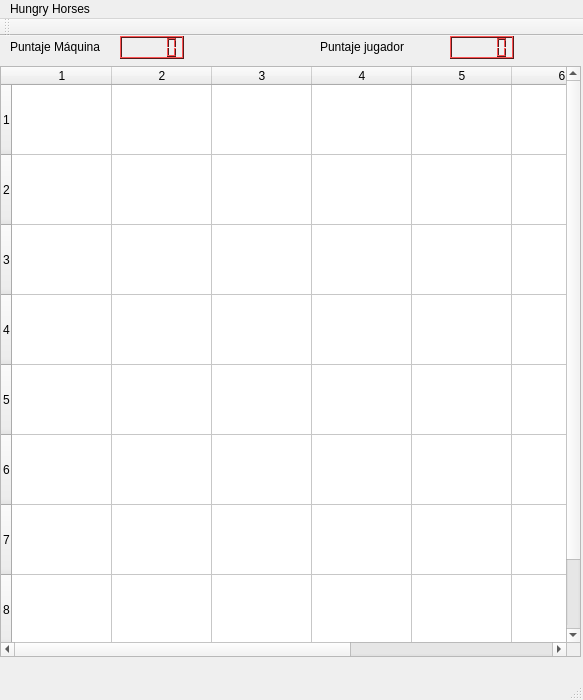
<?xml version="1.0" encoding="UTF-8"?>
<ui version="4.0">
 <class>MainWindow</class>
 <widget class="QMainWindow" name="MainWindow">
  <property name="geometry">
   <rect>
    <x>0</x>
    <y>0</y>
    <width>583</width>
    <height>700</height>
   </rect>
  </property>
  <property name="minimumSize">
   <size>
    <width>550</width>
    <height>700</height>
   </size>
  </property>
  <property name="maximumSize">
   <size>
    <width>600</width>
    <height>700</height>
   </size>
  </property>
  <property name="windowTitle">
   <string>MainWindow</string>
  </property>
  <widget class="QWidget" name="centralWidget">
   <widget class="QLCDNumber" name="puntajeMaquina">
    <property name="geometry">
     <rect>
      <x>120</x>
      <y>0</y>
      <width>64</width>
      <height>23</height>
     </rect>
    </property>
    <property name="palette">
     <palette>
      <active>
       <colorrole role="WindowText">
        <brush brushstyle="SolidPattern">
         <color alpha="255">
          <red>0</red>
          <green>0</green>
          <blue>0</blue>
         </color>
        </brush>
       </colorrole>
       <colorrole role="Button">
        <brush brushstyle="SolidPattern">
         <color alpha="255">
          <red>171</red>
          <green>55</green>
          <blue>55</blue>
         </color>
        </brush>
       </colorrole>
       <colorrole role="Light">
        <brush brushstyle="SolidPattern">
         <color alpha="255">
          <red>255</red>
          <green>83</green>
          <blue>83</blue>
         </color>
        </brush>
       </colorrole>
       <colorrole role="Midlight">
        <brush brushstyle="SolidPattern">
         <color alpha="255">
          <red>213</red>
          <green>69</green>
          <blue>69</blue>
         </color>
        </brush>
       </colorrole>
       <colorrole role="Dark">
        <brush brushstyle="SolidPattern">
         <color alpha="255">
          <red>85</red>
          <green>27</green>
          <blue>27</blue>
         </color>
        </brush>
       </colorrole>
       <colorrole role="Mid">
        <brush brushstyle="SolidPattern">
         <color alpha="255">
          <red>114</red>
          <green>36</green>
          <blue>36</blue>
         </color>
        </brush>
       </colorrole>
       <colorrole role="Text">
        <brush brushstyle="SolidPattern">
         <color alpha="255">
          <red>0</red>
          <green>0</green>
          <blue>0</blue>
         </color>
        </brush>
       </colorrole>
       <colorrole role="BrightText">
        <brush brushstyle="SolidPattern">
         <color alpha="255">
          <red>255</red>
          <green>255</green>
          <blue>255</blue>
         </color>
        </brush>
       </colorrole>
       <colorrole role="ButtonText">
        <brush brushstyle="SolidPattern">
         <color alpha="255">
          <red>0</red>
          <green>0</green>
          <blue>0</blue>
         </color>
        </brush>
       </colorrole>
       <colorrole role="Base">
        <brush brushstyle="SolidPattern">
         <color alpha="255">
          <red>255</red>
          <green>255</green>
          <blue>255</blue>
         </color>
        </brush>
       </colorrole>
       <colorrole role="Window">
        <brush brushstyle="SolidPattern">
         <color alpha="255">
          <red>171</red>
          <green>55</green>
          <blue>55</blue>
         </color>
        </brush>
       </colorrole>
       <colorrole role="Shadow">
        <brush brushstyle="SolidPattern">
         <color alpha="255">
          <red>0</red>
          <green>0</green>
          <blue>0</blue>
         </color>
        </brush>
       </colorrole>
       <colorrole role="AlternateBase">
        <brush brushstyle="SolidPattern">
         <color alpha="255">
          <red>213</red>
          <green>155</green>
          <blue>155</blue>
         </color>
        </brush>
       </colorrole>
       <colorrole role="ToolTipBase">
        <brush brushstyle="SolidPattern">
         <color alpha="255">
          <red>255</red>
          <green>255</green>
          <blue>220</blue>
         </color>
        </brush>
       </colorrole>
       <colorrole role="ToolTipText">
        <brush brushstyle="SolidPattern">
         <color alpha="255">
          <red>0</red>
          <green>0</green>
          <blue>0</blue>
         </color>
        </brush>
       </colorrole>
      </active>
      <inactive>
       <colorrole role="WindowText">
        <brush brushstyle="SolidPattern">
         <color alpha="255">
          <red>0</red>
          <green>0</green>
          <blue>0</blue>
         </color>
        </brush>
       </colorrole>
       <colorrole role="Button">
        <brush brushstyle="SolidPattern">
         <color alpha="255">
          <red>171</red>
          <green>55</green>
          <blue>55</blue>
         </color>
        </brush>
       </colorrole>
       <colorrole role="Light">
        <brush brushstyle="SolidPattern">
         <color alpha="255">
          <red>255</red>
          <green>83</green>
          <blue>83</blue>
         </color>
        </brush>
       </colorrole>
       <colorrole role="Midlight">
        <brush brushstyle="SolidPattern">
         <color alpha="255">
          <red>213</red>
          <green>69</green>
          <blue>69</blue>
         </color>
        </brush>
       </colorrole>
       <colorrole role="Dark">
        <brush brushstyle="SolidPattern">
         <color alpha="255">
          <red>85</red>
          <green>27</green>
          <blue>27</blue>
         </color>
        </brush>
       </colorrole>
       <colorrole role="Mid">
        <brush brushstyle="SolidPattern">
         <color alpha="255">
          <red>114</red>
          <green>36</green>
          <blue>36</blue>
         </color>
        </brush>
       </colorrole>
       <colorrole role="Text">
        <brush brushstyle="SolidPattern">
         <color alpha="255">
          <red>0</red>
          <green>0</green>
          <blue>0</blue>
         </color>
        </brush>
       </colorrole>
       <colorrole role="BrightText">
        <brush brushstyle="SolidPattern">
         <color alpha="255">
          <red>255</red>
          <green>255</green>
          <blue>255</blue>
         </color>
        </brush>
       </colorrole>
       <colorrole role="ButtonText">
        <brush brushstyle="SolidPattern">
         <color alpha="255">
          <red>0</red>
          <green>0</green>
          <blue>0</blue>
         </color>
        </brush>
       </colorrole>
       <colorrole role="Base">
        <brush brushstyle="SolidPattern">
         <color alpha="255">
          <red>255</red>
          <green>255</green>
          <blue>255</blue>
         </color>
        </brush>
       </colorrole>
       <colorrole role="Window">
        <brush brushstyle="SolidPattern">
         <color alpha="255">
          <red>171</red>
          <green>55</green>
          <blue>55</blue>
         </color>
        </brush>
       </colorrole>
       <colorrole role="Shadow">
        <brush brushstyle="SolidPattern">
         <color alpha="255">
          <red>0</red>
          <green>0</green>
          <blue>0</blue>
         </color>
        </brush>
       </colorrole>
       <colorrole role="AlternateBase">
        <brush brushstyle="SolidPattern">
         <color alpha="255">
          <red>213</red>
          <green>155</green>
          <blue>155</blue>
         </color>
        </brush>
       </colorrole>
       <colorrole role="ToolTipBase">
        <brush brushstyle="SolidPattern">
         <color alpha="255">
          <red>255</red>
          <green>255</green>
          <blue>220</blue>
         </color>
        </brush>
       </colorrole>
       <colorrole role="ToolTipText">
        <brush brushstyle="SolidPattern">
         <color alpha="255">
          <red>0</red>
          <green>0</green>
          <blue>0</blue>
         </color>
        </brush>
       </colorrole>
      </inactive>
      <disabled>
       <colorrole role="WindowText">
        <brush brushstyle="SolidPattern">
         <color alpha="255">
          <red>85</red>
          <green>27</green>
          <blue>27</blue>
         </color>
        </brush>
       </colorrole>
       <colorrole role="Button">
        <brush brushstyle="SolidPattern">
         <color alpha="255">
          <red>171</red>
          <green>55</green>
          <blue>55</blue>
         </color>
        </brush>
       </colorrole>
       <colorrole role="Light">
        <brush brushstyle="SolidPattern">
         <color alpha="255">
          <red>255</red>
          <green>83</green>
          <blue>83</blue>
         </color>
        </brush>
       </colorrole>
       <colorrole role="Midlight">
        <brush brushstyle="SolidPattern">
         <color alpha="255">
          <red>213</red>
          <green>69</green>
          <blue>69</blue>
         </color>
        </brush>
       </colorrole>
       <colorrole role="Dark">
        <brush brushstyle="SolidPattern">
         <color alpha="255">
          <red>85</red>
          <green>27</green>
          <blue>27</blue>
         </color>
        </brush>
       </colorrole>
       <colorrole role="Mid">
        <brush brushstyle="SolidPattern">
         <color alpha="255">
          <red>114</red>
          <green>36</green>
          <blue>36</blue>
         </color>
        </brush>
       </colorrole>
       <colorrole role="Text">
        <brush brushstyle="SolidPattern">
         <color alpha="255">
          <red>85</red>
          <green>27</green>
          <blue>27</blue>
         </color>
        </brush>
       </colorrole>
       <colorrole role="BrightText">
        <brush brushstyle="SolidPattern">
         <color alpha="255">
          <red>255</red>
          <green>255</green>
          <blue>255</blue>
         </color>
        </brush>
       </colorrole>
       <colorrole role="ButtonText">
        <brush brushstyle="SolidPattern">
         <color alpha="255">
          <red>85</red>
          <green>27</green>
          <blue>27</blue>
         </color>
        </brush>
       </colorrole>
       <colorrole role="Base">
        <brush brushstyle="SolidPattern">
         <color alpha="255">
          <red>171</red>
          <green>55</green>
          <blue>55</blue>
         </color>
        </brush>
       </colorrole>
       <colorrole role="Window">
        <brush brushstyle="SolidPattern">
         <color alpha="255">
          <red>171</red>
          <green>55</green>
          <blue>55</blue>
         </color>
        </brush>
       </colorrole>
       <colorrole role="Shadow">
        <brush brushstyle="SolidPattern">
         <color alpha="255">
          <red>0</red>
          <green>0</green>
          <blue>0</blue>
         </color>
        </brush>
       </colorrole>
       <colorrole role="AlternateBase">
        <brush brushstyle="SolidPattern">
         <color alpha="255">
          <red>171</red>
          <green>55</green>
          <blue>55</blue>
         </color>
        </brush>
       </colorrole>
       <colorrole role="ToolTipBase">
        <brush brushstyle="SolidPattern">
         <color alpha="255">
          <red>255</red>
          <green>255</green>
          <blue>220</blue>
         </color>
        </brush>
       </colorrole>
       <colorrole role="ToolTipText">
        <brush brushstyle="SolidPattern">
         <color alpha="255">
          <red>0</red>
          <green>0</green>
          <blue>0</blue>
         </color>
        </brush>
       </colorrole>
      </disabled>
     </palette>
    </property>
    <property name="intValue" stdset="0">
     <number>0</number>
    </property>
   </widget>
   <widget class="QLCDNumber" name="puntajeJugador">
    <property name="geometry">
     <rect>
      <x>450</x>
      <y>0</y>
      <width>64</width>
      <height>23</height>
     </rect>
    </property>
    <property name="palette">
     <palette>
      <active>
       <colorrole role="WindowText">
        <brush brushstyle="SolidPattern">
         <color alpha="255">
          <red>0</red>
          <green>0</green>
          <blue>0</blue>
         </color>
        </brush>
       </colorrole>
       <colorrole role="Button">
        <brush brushstyle="SolidPattern">
         <color alpha="255">
          <red>170</red>
          <green>55</green>
          <blue>55</blue>
         </color>
        </brush>
       </colorrole>
       <colorrole role="Light">
        <brush brushstyle="SolidPattern">
         <color alpha="255">
          <red>255</red>
          <green>82</green>
          <blue>82</blue>
         </color>
        </brush>
       </colorrole>
       <colorrole role="Midlight">
        <brush brushstyle="SolidPattern">
         <color alpha="255">
          <red>212</red>
          <green>68</green>
          <blue>68</blue>
         </color>
        </brush>
       </colorrole>
       <colorrole role="Dark">
        <brush brushstyle="SolidPattern">
         <color alpha="255">
          <red>85</red>
          <green>27</green>
          <blue>27</blue>
         </color>
        </brush>
       </colorrole>
       <colorrole role="Mid">
        <brush brushstyle="SolidPattern">
         <color alpha="255">
          <red>113</red>
          <green>36</green>
          <blue>36</blue>
         </color>
        </brush>
       </colorrole>
       <colorrole role="Text">
        <brush brushstyle="SolidPattern">
         <color alpha="255">
          <red>0</red>
          <green>0</green>
          <blue>0</blue>
         </color>
        </brush>
       </colorrole>
       <colorrole role="BrightText">
        <brush brushstyle="SolidPattern">
         <color alpha="255">
          <red>255</red>
          <green>255</green>
          <blue>255</blue>
         </color>
        </brush>
       </colorrole>
       <colorrole role="ButtonText">
        <brush brushstyle="SolidPattern">
         <color alpha="255">
          <red>0</red>
          <green>0</green>
          <blue>0</blue>
         </color>
        </brush>
       </colorrole>
       <colorrole role="Base">
        <brush brushstyle="SolidPattern">
         <color alpha="255">
          <red>255</red>
          <green>255</green>
          <blue>255</blue>
         </color>
        </brush>
       </colorrole>
       <colorrole role="Window">
        <brush brushstyle="SolidPattern">
         <color alpha="255">
          <red>170</red>
          <green>55</green>
          <blue>55</blue>
         </color>
        </brush>
       </colorrole>
       <colorrole role="Shadow">
        <brush brushstyle="SolidPattern">
         <color alpha="255">
          <red>0</red>
          <green>0</green>
          <blue>0</blue>
         </color>
        </brush>
       </colorrole>
       <colorrole role="AlternateBase">
        <brush brushstyle="SolidPattern">
         <color alpha="255">
          <red>212</red>
          <green>155</green>
          <blue>155</blue>
         </color>
        </brush>
       </colorrole>
       <colorrole role="ToolTipBase">
        <brush brushstyle="SolidPattern">
         <color alpha="255">
          <red>255</red>
          <green>255</green>
          <blue>220</blue>
         </color>
        </brush>
       </colorrole>
       <colorrole role="ToolTipText">
        <brush brushstyle="SolidPattern">
         <color alpha="255">
          <red>0</red>
          <green>0</green>
          <blue>0</blue>
         </color>
        </brush>
       </colorrole>
      </active>
      <inactive>
       <colorrole role="WindowText">
        <brush brushstyle="SolidPattern">
         <color alpha="255">
          <red>0</red>
          <green>0</green>
          <blue>0</blue>
         </color>
        </brush>
       </colorrole>
       <colorrole role="Button">
        <brush brushstyle="SolidPattern">
         <color alpha="255">
          <red>170</red>
          <green>55</green>
          <blue>55</blue>
         </color>
        </brush>
       </colorrole>
       <colorrole role="Light">
        <brush brushstyle="SolidPattern">
         <color alpha="255">
          <red>255</red>
          <green>82</green>
          <blue>82</blue>
         </color>
        </brush>
       </colorrole>
       <colorrole role="Midlight">
        <brush brushstyle="SolidPattern">
         <color alpha="255">
          <red>212</red>
          <green>68</green>
          <blue>68</blue>
         </color>
        </brush>
       </colorrole>
       <colorrole role="Dark">
        <brush brushstyle="SolidPattern">
         <color alpha="255">
          <red>85</red>
          <green>27</green>
          <blue>27</blue>
         </color>
        </brush>
       </colorrole>
       <colorrole role="Mid">
        <brush brushstyle="SolidPattern">
         <color alpha="255">
          <red>113</red>
          <green>36</green>
          <blue>36</blue>
         </color>
        </brush>
       </colorrole>
       <colorrole role="Text">
        <brush brushstyle="SolidPattern">
         <color alpha="255">
          <red>0</red>
          <green>0</green>
          <blue>0</blue>
         </color>
        </brush>
       </colorrole>
       <colorrole role="BrightText">
        <brush brushstyle="SolidPattern">
         <color alpha="255">
          <red>255</red>
          <green>255</green>
          <blue>255</blue>
         </color>
        </brush>
       </colorrole>
       <colorrole role="ButtonText">
        <brush brushstyle="SolidPattern">
         <color alpha="255">
          <red>0</red>
          <green>0</green>
          <blue>0</blue>
         </color>
        </brush>
       </colorrole>
       <colorrole role="Base">
        <brush brushstyle="SolidPattern">
         <color alpha="255">
          <red>255</red>
          <green>255</green>
          <blue>255</blue>
         </color>
        </brush>
       </colorrole>
       <colorrole role="Window">
        <brush brushstyle="SolidPattern">
         <color alpha="255">
          <red>170</red>
          <green>55</green>
          <blue>55</blue>
         </color>
        </brush>
       </colorrole>
       <colorrole role="Shadow">
        <brush brushstyle="SolidPattern">
         <color alpha="255">
          <red>0</red>
          <green>0</green>
          <blue>0</blue>
         </color>
        </brush>
       </colorrole>
       <colorrole role="AlternateBase">
        <brush brushstyle="SolidPattern">
         <color alpha="255">
          <red>212</red>
          <green>155</green>
          <blue>155</blue>
         </color>
        </brush>
       </colorrole>
       <colorrole role="ToolTipBase">
        <brush brushstyle="SolidPattern">
         <color alpha="255">
          <red>255</red>
          <green>255</green>
          <blue>220</blue>
         </color>
        </brush>
       </colorrole>
       <colorrole role="ToolTipText">
        <brush brushstyle="SolidPattern">
         <color alpha="255">
          <red>0</red>
          <green>0</green>
          <blue>0</blue>
         </color>
        </brush>
       </colorrole>
      </inactive>
      <disabled>
       <colorrole role="WindowText">
        <brush brushstyle="SolidPattern">
         <color alpha="255">
          <red>85</red>
          <green>27</green>
          <blue>27</blue>
         </color>
        </brush>
       </colorrole>
       <colorrole role="Button">
        <brush brushstyle="SolidPattern">
         <color alpha="255">
          <red>170</red>
          <green>55</green>
          <blue>55</blue>
         </color>
        </brush>
       </colorrole>
       <colorrole role="Light">
        <brush brushstyle="SolidPattern">
         <color alpha="255">
          <red>255</red>
          <green>82</green>
          <blue>82</blue>
         </color>
        </brush>
       </colorrole>
       <colorrole role="Midlight">
        <brush brushstyle="SolidPattern">
         <color alpha="255">
          <red>212</red>
          <green>68</green>
          <blue>68</blue>
         </color>
        </brush>
       </colorrole>
       <colorrole role="Dark">
        <brush brushstyle="SolidPattern">
         <color alpha="255">
          <red>85</red>
          <green>27</green>
          <blue>27</blue>
         </color>
        </brush>
       </colorrole>
       <colorrole role="Mid">
        <brush brushstyle="SolidPattern">
         <color alpha="255">
          <red>113</red>
          <green>36</green>
          <blue>36</blue>
         </color>
        </brush>
       </colorrole>
       <colorrole role="Text">
        <brush brushstyle="SolidPattern">
         <color alpha="255">
          <red>85</red>
          <green>27</green>
          <blue>27</blue>
         </color>
        </brush>
       </colorrole>
       <colorrole role="BrightText">
        <brush brushstyle="SolidPattern">
         <color alpha="255">
          <red>255</red>
          <green>255</green>
          <blue>255</blue>
         </color>
        </brush>
       </colorrole>
       <colorrole role="ButtonText">
        <brush brushstyle="SolidPattern">
         <color alpha="255">
          <red>85</red>
          <green>27</green>
          <blue>27</blue>
         </color>
        </brush>
       </colorrole>
       <colorrole role="Base">
        <brush brushstyle="SolidPattern">
         <color alpha="255">
          <red>170</red>
          <green>55</green>
          <blue>55</blue>
         </color>
        </brush>
       </colorrole>
       <colorrole role="Window">
        <brush brushstyle="SolidPattern">
         <color alpha="255">
          <red>170</red>
          <green>55</green>
          <blue>55</blue>
         </color>
        </brush>
       </colorrole>
       <colorrole role="Shadow">
        <brush brushstyle="SolidPattern">
         <color alpha="255">
          <red>0</red>
          <green>0</green>
          <blue>0</blue>
         </color>
        </brush>
       </colorrole>
       <colorrole role="AlternateBase">
        <brush brushstyle="SolidPattern">
         <color alpha="255">
          <red>170</red>
          <green>55</green>
          <blue>55</blue>
         </color>
        </brush>
       </colorrole>
       <colorrole role="ToolTipBase">
        <brush brushstyle="SolidPattern">
         <color alpha="255">
          <red>255</red>
          <green>255</green>
          <blue>220</blue>
         </color>
        </brush>
       </colorrole>
       <colorrole role="ToolTipText">
        <brush brushstyle="SolidPattern">
         <color alpha="255">
          <red>0</red>
          <green>0</green>
          <blue>0</blue>
         </color>
        </brush>
       </colorrole>
      </disabled>
     </palette>
    </property>
   </widget>
   <widget class="QLabel" name="label">
    <property name="geometry">
     <rect>
      <x>10</x>
      <y>0</y>
      <width>111</width>
      <height>21</height>
     </rect>
    </property>
    <property name="text">
     <string>Puntaje Máquina</string>
    </property>
   </widget>
   <widget class="QLabel" name="nickJugador">
    <property name="geometry">
     <rect>
      <x>320</x>
      <y>0</y>
      <width>111</width>
      <height>21</height>
     </rect>
    </property>
    <property name="text">
     <string>Puntaje jugador</string>
    </property>
   </widget>
   <widget class="QTableWidget" name="tableroGraficoJuego">
    <property name="geometry">
     <rect>
      <x>0</x>
      <y>30</y>
      <width>581</width>
      <height>591</height>
     </rect>
    </property>
    <property name="sizePolicy">
     <sizepolicy hsizetype="Expanding" vsizetype="Expanding">
      <horstretch>0</horstretch>
      <verstretch>0</verstretch>
     </sizepolicy>
    </property>
    <property name="maximumSize">
     <size>
      <width>750</width>
      <height>750</height>
     </size>
    </property>
    <property name="sizeAdjustPolicy">
     <enum>QAbstractScrollArea::AdjustIgnored</enum>
    </property>
    <attribute name="horizontalHeaderDefaultSectionSize">
     <number>70</number>
    </attribute>
    <attribute name="horizontalHeaderMinimumSectionSize">
     <number>100</number>
    </attribute>
    <attribute name="verticalHeaderDefaultSectionSize">
     <number>70</number>
    </attribute>
    <row>
     <property name="text">
      <string>1</string>
     </property>
    </row>
    <row>
     <property name="text">
      <string>2</string>
     </property>
    </row>
    <row>
     <property name="text">
      <string>3</string>
     </property>
    </row>
    <row>
     <property name="text">
      <string>4</string>
     </property>
    </row>
    <row>
     <property name="text">
      <string>5</string>
     </property>
    </row>
    <row>
     <property name="text">
      <string>6</string>
     </property>
    </row>
    <row>
     <property name="text">
      <string>7</string>
     </property>
    </row>
    <row>
     <property name="text">
      <string>8</string>
     </property>
    </row>
    <column>
     <property name="text">
      <string>1</string>
     </property>
    </column>
    <column>
     <property name="text">
      <string>2</string>
     </property>
    </column>
    <column>
     <property name="text">
      <string>3</string>
     </property>
    </column>
    <column>
     <property name="text">
      <string>4</string>
     </property>
    </column>
    <column>
     <property name="text">
      <string>5</string>
     </property>
    </column>
    <column>
     <property name="text">
      <string>6</string>
     </property>
    </column>
    <column>
     <property name="text">
      <string>7</string>
     </property>
    </column>
    <column>
     <property name="text">
      <string>8</string>
     </property>
    </column>
    <item row="0" column="0">
     <property name="text">
      <string/>
     </property>
     <property name="flags">
      <set>ItemIsSelectable</set>
     </property>
    </item>
   </widget>
  </widget>
  <widget class="QMenuBar" name="menuBar">
   <property name="geometry">
    <rect>
     <x>0</x>
     <y>0</y>
     <width>583</width>
     <height>29</height>
    </rect>
   </property>
   <widget class="QMenu" name="menuHungry_Horses">
    <property name="title">
     <string>Hungry Horses</string>
    </property>
    <widget class="QMenu" name="menuNivel_de_Juego">
     <property name="title">
      <string>Nivel de Juego</string>
     </property>
     <addaction name="actionPrincipiante"/>
     <addaction name="actionAmateur"/>
     <addaction name="actionProfesional"/>
     <addaction name="actionLeyenda"/>
    </widget>
    <addaction name="actionSalir"/>
    <addaction name="separator"/>
    <addaction name="menuNivel_de_Juego"/>
   </widget>
   <addaction name="menuHungry_Horses"/>
  </widget>
  <widget class="QToolBar" name="mainToolBar">
   <attribute name="toolBarArea">
    <enum>TopToolBarArea</enum>
   </attribute>
   <attribute name="toolBarBreak">
    <bool>false</bool>
   </attribute>
  </widget>
  <widget class="QStatusBar" name="statusBar"/>
  <action name="actionSalir">
   <property name="text">
    <string>Salir</string>
   </property>
  </action>
  <action name="actionPrincipiante">
   <property name="text">
    <string>Principiante</string>
   </property>
  </action>
  <action name="actionAmateur">
   <property name="text">
    <string>Amateur</string>
   </property>
  </action>
  <action name="actionProfesional">
   <property name="text">
    <string>Experto</string>
   </property>
  </action>
  <action name="actionLeyenda">
   <property name="text">
    <string>Leyenda</string>
   </property>
  </action>
 </widget>
 <layoutdefault spacing="6" margin="11"/>
 <resources/>
 <connections/>
</ui>
